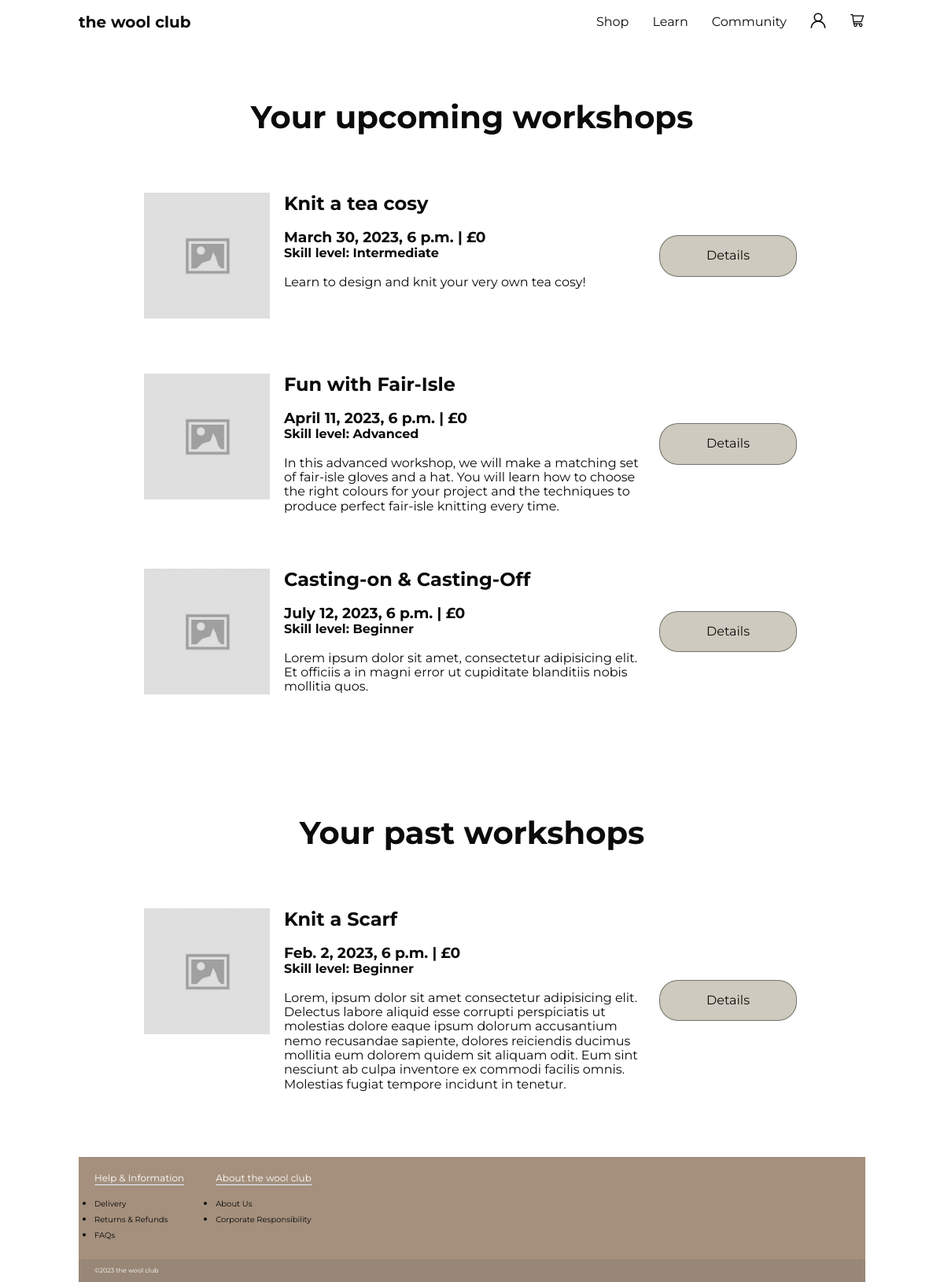
The app's page /learn/my_workshops/ (signed in) with its own data.
### learn/models.py (models this page shows, shortened)
class Workshop(models.Model):
    title = models.CharField(max_length=255)
    description = models.TextField()
    datetime = models.DateTimeField()
    cost = models.IntegerField()
    keywords = models.TextField()
    skill_level = models.TextField()
    location = models.TextField()
    duration = models.IntegerField(default=3)

### learn/views.py (the view)
# urls.py: path('my_workshops/', views.my_workshops, name="my_workshops"),
@login_required
def my_workshops(request):
    today = datetime.today()
    profile = check_if_user_profile(request)
    attending = profile.attending.all().filter(
        datetime__gte=today).order_by("datetime")
    attended = profile.attending.all().filter(
        datetime__lt=today).order_by("datetime")
    return render(request, 'registration/my_workshops.html', {"attending": attending, "attended": attended})

### learn/views.py (called while the page is built)
def check_if_user_profile(request):
    if request.user.is_authenticated:
        [profile, created] = UserProfile.objects.get_or_create(
            user=request.user)
        return profile

### templates/registration/my_workshops.html
{% extends 'base.html' %}
{% block content %}
    <section class="card-background">
        <section class="card save-card">
            <h2 class="save-card-header">Your upcoming workshops</h2>
            {% if attending %}
            {% include 'partials/workshops.html' with workshops=attending %}
            {% else %}
            <p class="centered">You have no upcoming workshops! Check out our workshops <a href="{% url 'class_list'%}">here.</a></p>
            {% endif %}
        </section>
    </section>
    <section class="card-background">
      <section class="card save-card">
        <h2 class="save-card-header">Your past workshops</h2>
        {% if attended|length > 0 %}
        {% include 'partials/workshops.html' with workshops=attended %}
        {% else %}
        <p class="centered">Workshops you have attended will appear here.</p>
        {% endif %}
        </section>
    </section>
{% endblock %}

### templates/partials/workshops.html
{% load static %}
<ul class="card-background">
    {% for workshop in workshops %}
      <li class="workshop">
        <div class="workshop__image-text">
          <img class="workshop-image" src="{% static 'images/image_placeholder.jpg' %}" alt="">
          <div class="workshop-text__list">
          <h2 class="bold">{{ workshop.title }}</h2>
          <br>
          <h3>{{ workshop.datetime }} | £{{ workshop.cost }}</h3>
          <h4>Skill level: {{ workshop.skill_level }}</h4>
          <br>
          <p>{{ workshop.description }}</p>
          </div>
        </div>
        <div class="workshop-controls">
          <a class="button" href="{% url 'class_details' workshop.title %}">Details</a>
        </div>
      </li>
    {% endfor %}
  </ul>

### static/css/style.css (style rules this page uses)
* { margin: 0; padding: 0; box-sizing: border-box; }
body { font-family: "Montserrat", sans-serif; color: #0C0B0B; min-height: 100vh; display: flex; flex-direction: column; }
.background { background-repeat: repeat-y; background-image: url('https://images.pexels.com/photos/317333/pexels-photo-317333.jpeg?auto=compress&cs=tinysrgb&w=1260&h=750&dpr=1'); background-size: 1000px auto; background-position-x: center; background-position-y: center; background-attachment: fixed; }
.container { max-width: 1000px; margin: 0 auto; }
.bold { font-weight: bold; }
.card-background { padding: 0.5rem; box-shadow: var(--shadow); border-radius: 0.5rem; margin-top: 30px; display: flex; flex-direction: column; }
.workshop { margin: 0.5rem; padding: 1.5rem; background-color: rgba(255, 255, 255,0.8); border-color: #0C0B0B; border-radius: 0.5rem; box-shadow: var(--shadow-small); display: flex; align-items: start; justify-content: space-between; border: #FFFFFF solid; }
.button { padding: 1rem; border-radius: 1.5rem; min-width: 175px; margin: 0.25rem; box-sizing: border-box; transition: background-color 150ms; text-align: center; cursor: pointer; background-color: #cfcabf; color: #0C0B0B; text-decoration: none; box-shadow: var(--shadow-small); border: #0c0b0b77 solid 0.25px; }
.workshop__image-text { display: flex; }
.workshop-image { background-color: var(--gray); object-fit: cover; width: 10rem; height: 10rem; margin-right: 0.5rem; }
.workshop-controls { flex-shrink: 1; align-self: center; justify-self: center; display: flex; flex-direction: column; }
.workshop-text__list { padding-left: 10px; padding-right: 20px; }
.card { margin: 0.5rem; padding: 1.5rem; background-color: rgba(255, 255, 255, 0.7); border-radius: 0.5rem; box-shadow: var(--shadow-small); display: flex; justify-content: space-between; }
.save-card { display: flex; flex-direction: column; }
.save-card-header { font-size: 40px; font-weight: bold; text-align: center; }

### records on screen
Workshop: title "Knit a tea cosy", datetime "March 30, 2023, 6 p.m.", cost "0", skill_level "Intermediate", description "Learn to design and knit your very own tea cosy!"
Workshop: title "Fun with Fair-Isle", datetime "April 11, 2023, 6 p.m.", cost "0", skill_level "Advanced", description "In this advanced workshop, we will make a matching set of fair-isle gloves and a hat. You will learn how to choose the right colours for your project and the techniques to produce perfect fair-isle knitting every time."
Workshop: title "Casting-on & Casting-Off", datetime "July 12, 2023, 6 p.m.", cost "0", skill_level "Beginner", description "Lorem ipsum dolor sit amet, consectetur adipisicing elit. Et officiis a in magni error ut cupiditate blanditiis nobis mollitia quos."
Workshop: title "Knit a Scarf", datetime "Feb. 2, 2023, 6 p.m.", cost "0", skill_level "Beginner", description "Lorem, ipsum dolor sit amet consectetur adipisicing elit. Delectus labore aliquid esse corrupti perspiciatis ut molestias dolore eaque ipsum dolorum accusantium nemo recusandae sapiente, dolores reiciendis ducimus mollitia eum dolorem quidem sit aliquam odit. Eum sint nesciunt ab culpa inventore ex commodi facilis omnis. Molestias fugiat tempore incidunt in tenetur."
